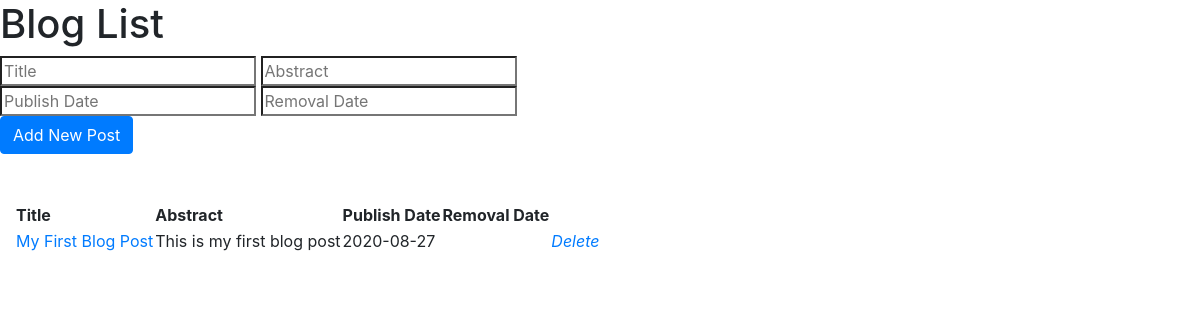
The page / on the database its author committed.
### blogs/models.py (models this page shows, shortened)
class Blog(models.Model):
    title = models.CharField(max_length=100)
    slug = models.SlugField()
    abstract = models.TextField()
    body = models.TextField()
    publish_date = models.DateTimeField(auto_now_add=True)
    removal_date = models.DateTimeField(null=True, blank=True)

### blogs/templates/blogs/posts.html
{% extends "blogs/homepage.html" %}
{% block content %}
	<table style="width=100%">
		<tr>
			<th>Title</th>
			<th>Abstract</th>
			<th>Publish Date</th>
			<th>Removal Date</th>
		</tr>
		{% for blog in object_list %}
			<tr>
				<td><a href="/blogs/{{blog.id}}">{{blog.title}}</a></td>
				<td>{{blog.abstract}}</td>
				<td>{{blog.publish_date|date:"Y-m-d"}}</td>
				<td>{{blog.removal_date|date:"Y-m-d"}}</td>
				<td><a href="{% url 'delete_blog' pk=blog.id %}"><i class="fa fa-trash">Delete</i></a></td>
			</tr>
		{% endfor %}
	</table>
{% endblock %}

### blogs/templates/blogs/homepage.html (style rules this page uses)
html, body { height:100% }

### rows shown on the page
Blog: title "My First Blog Post", abstract "This is my first blog post", publish_date "2020-08-27"
